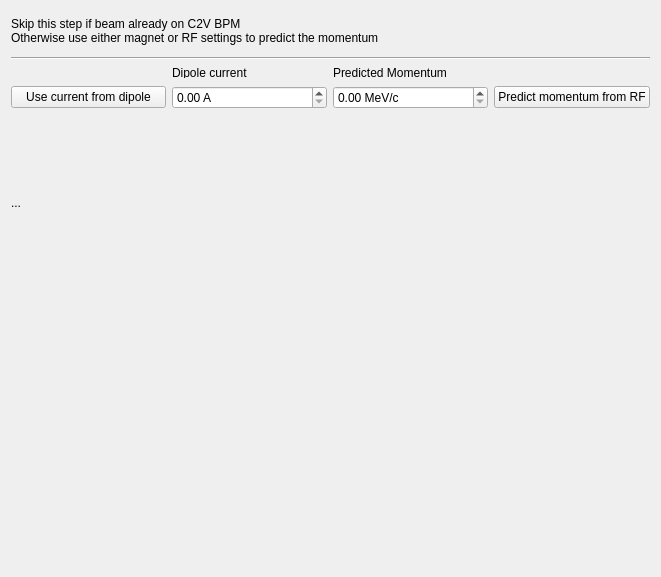
         <widget class="QWidget" name="page">
          <property name="geometry">
           <rect>
            <x>0</x>
            <y>0</y>
            <width>661</width>
            <height>577</height>
           </rect>
          </property>
          <attribute name="label">
           <string>Predicted Momentum</string>
          </attribute>
          <layout class="QGridLayout" name="gridLayout_11">
           <item row="2" column="0">
            <layout class="QGridLayout" name="gridLayout_4">
             <item row="1" column="1">
              <widget class="QDoubleSpinBox" name="doubleSpinBox_I_predict">
               <property name="suffix">
                <string> A</string>
               </property>
              </widget>
             </item>
             <item row="1" column="0">
              <widget class="QPushButton" name="pushButton_useCurrent">
               <property name="sizePolicy">
                <sizepolicy hsizetype="Minimum" vsizetype="Fixed">
                 <horstretch>0</horstretch>
                 <verstretch>0</verstretch>
                </sizepolicy>
               </property>
               <property name="minimumSize">
                <size>
                 <width>140</width>
                 <height>22</height>
                </size>
               </property>
               <property name="maximumSize">
                <size>
                 <width>371</width>
                 <height>16777215</height>
                </size>
               </property>
               <property name="text">
                <string>Use current from dipole</string>
               </property>
               <property name="checked">
                <bool>false</bool>
               </property>
              </widget>
             </item>
             <item row="0" column="2">
              <widget class="QLabel" name="label_3">
               <property name="text">
                <string>Predicted Momentum</string>
               </property>
              </widget>
             </item>
             <item row="1" column="2">
              <widget class="QDoubleSpinBox" name="doubleSpinBox_p_predict">
               <property name="suffix">
                <string> MeV/c</string>
               </property>
              </widget>
             </item>
             <item row="1" column="3">
              <widget class="QPushButton" name="pushButton_useRF">
               <property name="enabled">
                <bool>true</bool>
               </property>
               <property name="sizePolicy">
                <sizepolicy hsizetype="Minimum" vsizetype="Fixed">
                 <horstretch>0</horstretch>
                 <verstretch>0</verstretch>
                </sizepolicy>
               </property>
               <property name="minimumSize">
                <size>
                 <width>140</width>
                 <height>22</height>
                </size>
               </property>
               <property name="maximumSize">
                <size>
                 <width>371</width>
                 <height>16777215</height>
                </size>
               </property>
               <property name="font">
                <font/>
               </property>
               <property name="text">
                <string>Predict momentum from RF</string>
               </property>
               <property name="checked">
                <bool>false</bool>
               </property>
              </widget>
             </item>
             <item row="0" column="1">
              <widget class="QLabel" name="label_4">
               <property name="maximumSize">
                <size>
                 <width>16777215</width>
                 <height>10</height>
                </size>
               </property>
               <property name="text">
                <string>Dipole current</string>
               </property>
              </widget>
             </item>
            </layout>
           </item>
           <item row="4" column="0">
            <widget class="QLabel" name="label_6">
             <property name="minimumSize">
              <size>
               <width>0</width>
               <height>270</height>
              </size>
             </property>
             <property name="text">
              <string/>
             </property>
            </widget>
           </item>
           <item row="3" column="0">
            <widget class="QLabel" name="label_I">
             <property name="minimumSize">
              <size>
               <width>120</width>
               <height>0</height>
              </size>
             </property>
             <property name="text">
              <string>...</string>
             </property>
            </widget>
           </item>
           <item row="0" column="0">
            <widget class="QLabel" name="label_2">
             <property name="maximumSize">
              <size>
               <width>16777215</width>
               <height>40</height>
              </size>
             </property>
             <property name="text">
              <string>Skip this step if beam already on C2V BPM
Otherwise use either magnet or RF settings to predict the momentum</string>
             </property>
            </widget>
           </item>
           <item row="1" column="0">
            <widget class="Line" name="line">
             <property name="orientation">
              <enum>Qt::Horizontal</enum>
             </property>
            </widget>
           </item>
          </layout>
         </widget>
